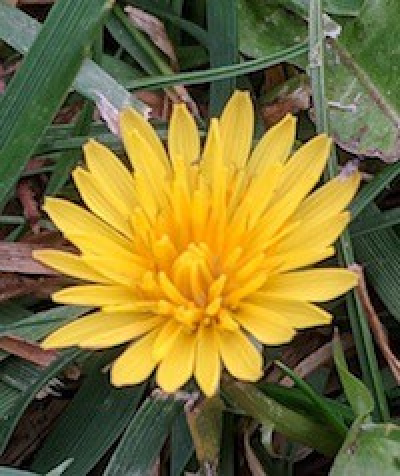
#> input picture Lab_9/flower.png, 400 x 476 px
$ python Lab9.py
#> lines starting #> are read from the running program, lines starting #| are printed output that depends on the picture; after the words box and inside, x2 and y2 are one past the last pixel; in counts of white or black regions, pixels touching at a corner belong together
import cv2

# Load and preprocess the image
image = cv2.imread('flower.png')
#> image is the input picture: shape (476, 400, 3); mean B, G, R 55, 113.3, 123.9
gray = cv2.cvtColor(image, cv2.COLOR_BGR2GRAY)
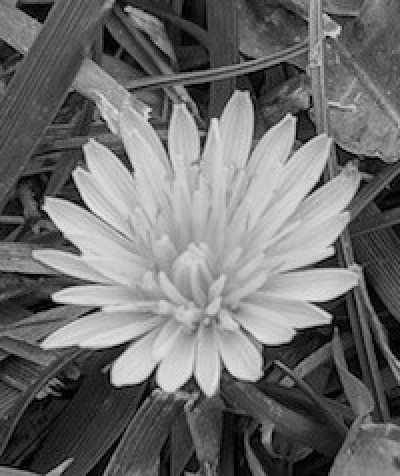
#> gray: shape (476, 400); min 0, max 235, mean 109.8
_, binary = cv2.threshold(gray, 127, 255, cv2.THRESH_BINARY)
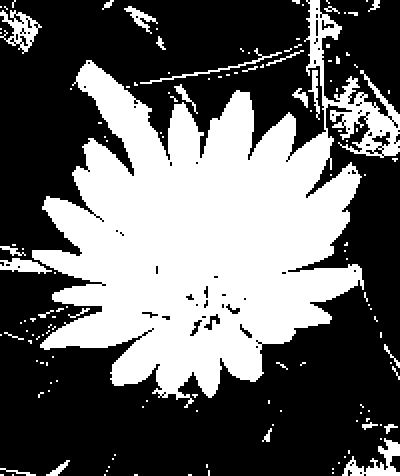
#> binary: shape (476, 400); 39.3% white; 141 white regions (108 under 20 px)

# Find contours
contours, hierarchy = cv2.findContours(binary, cv2.RETR_EXTERNAL, cv2.CHAIN_APPROX_SIMPLE)
#> contours = 141 contours, 118 with area under 20; largest, box (x1, y1, x2, y2) and area: (32, 0, 400, 408) 68687, (0, 10, 42, 54) 808, (342, 438, 400, 476) 719, (0, 258, 52, 274) 406, (124, 6, 158, 34) 230

# Draw contours on the original image
cv2.drawContours(image, contours, -1, (0, 255, 0), 2)
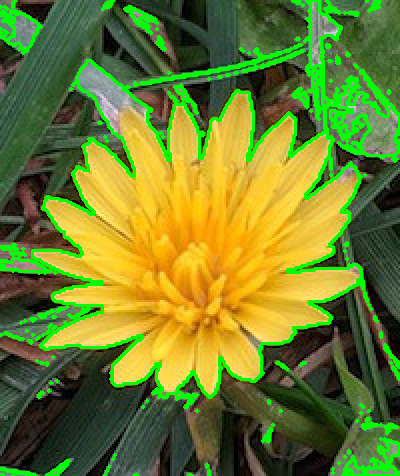
#> image: shape (476, 400, 3); 10.32% of pixels changed, all inside (x1, y1, x2, y2) = (0, 0, 400, 476)

# Display result
cv2.imshow("Contours", image)
cv2.waitKey(0)
cv2.destroyAllWindows()
